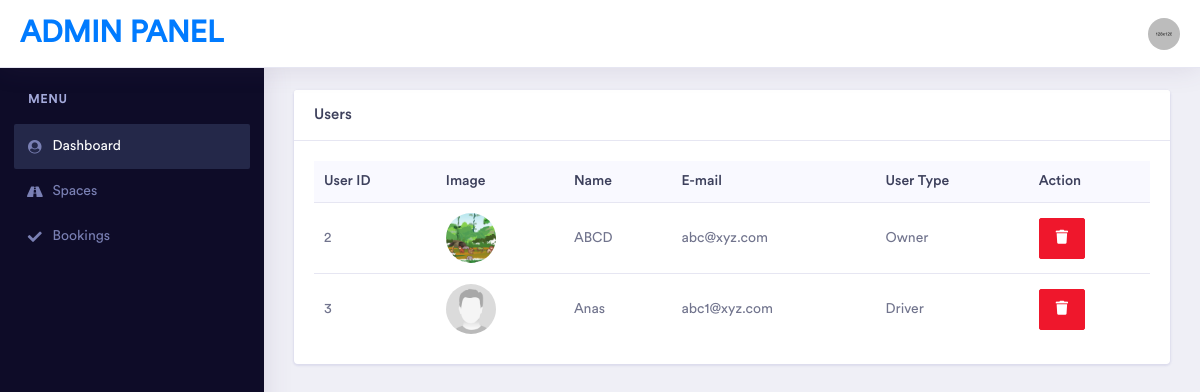
The page /admin/index.php (signed in) on the database its author committed.
### tables this page shows
CREATE TABLE `users` (
  `u_id` int NOT NULL,
  `name` varchar(255) DEFAULT NULL,
  `email` varchar(255) DEFAULT NULL,
  `password` varchar(255) DEFAULT NULL,
  `image` varchar(255) NOT NULL DEFAULT 'placeholder.jpg',
  `type` varchar(255) DEFAULT NULL
);

### admin/index.php (the view, shortened to what this page needs)
<?php
include('../db_conn.php');
$info = $show1 = '';
$sql1 = "SELECT * FROM `users`";
$result1 = mysqli_query($conn, $sql1);
$row1 = mysqli_fetch_assoc($result1);
if (!empty($row1)) {
    do {
        $show1 .= '<tr>
            <td class="text-start">' . $row1['u_id'] . '</td>
            <td class="text-start"><img src="../assets/uploads/' . $row1['image'] . '" style="height: 50px; width: 50px; object-fit: cover;" class="rounded-circle"></td>
            <td class="text-start">' . $row1['name'] . '</td>
            <td class="text-start">' . $row1['email'] . '</td>
            <td class="text-start">' . $row1['type'] . '</td>
            <td class="text-start"><a onclick="return confirm(\'do you really want to delete this user?\')" href="?delete=' . $row1['u_id'] . '" class="btn btn-danger"><i class="fa fa-trash"></i></a></td>
        </tr>';
    } while ($row1 = mysqli_fetch_assoc($result1));
} else {
    $show1 = '<div class="alert alert-danger">No users found!</div>';
}
?>
<!doctype html>
<html lang="en">
    <head>
        <link rel="stylesheet" href="assets/vendor/bootstrap/css/bootstrap.min.css">
        <link href="assets/vendor/fonts/circular-std/style.css" rel="stylesheet">
        <link rel="stylesheet" href="assets/libs/css/style.css">
        <link rel="stylesheet" href="assets/vendor/fonts/fontawesome/css/fontawesome-all.css">
        <link rel="stylesheet" href="assets/vendor/charts/chartist-bundle/chartist.css">
        <link rel="stylesheet" href="assets/vendor/charts/morris-bundle/morris.css">
        <link rel="stylesheet" href="assets/vendor/fonts/material-design-iconic-font/css/materialdesignicons.min.css">
        <link rel="stylesheet" href="assets/vendor/charts/c3charts/c3.css">
        <link rel="stylesheet" href="assets/vendor/fonts/flag-icon-css/flag-icon.min.css">
    </head>
    <body>
        <div class="dashboard-main-wrapper">
            <?php
            include('header.php');
            ?>
            <?php
            include('sidebar.php');
            ?>
            <div class="dashboard-wrapper">
                <div class="dashboard-ecommerce">
                    <div class="container-fluid dashboard-content ">
                        <div class="ecommerce-widget">
                            <div class="row">
                                <div class="col-12 mb-4">
                                    <div class="card">
                                        <h5 class="card-header d-flex justify-content-between align-items-center">Users
                                        </h5>
                                        <div class="card-body">
                                            <div class="table-responsive">
                                                <table class="table">
                                                    <thead class="bg-light">
                                                        <tr class="border-0">
                                                            <th class="border-0">User ID</th>
                                                            <th class="border-0">Image</th>
                                                            <th class="border-0">Name</th>
                                                            <th class="border-0">E-mail</th>
                                                            <th class="border-0">User Type</th>
                                                            <th class="border-0" colspan="1">Action</th>
                                                        </tr>
                                                    </thead>
                                                    <tbody>
                                                        <?php echo $show1; ?>
                                                    </tbody>
                                                </table>
                                            </div>
                                        </div>
                                    </div>
                                </div>
                            </div>
                        </div>
                    </div>
                </div>
            </div>
        </div>
    </body>
</html>

### rows shown on the page
users: u_id "2", image (picture), name "ABCD", email "abc@xyz.com", type "Owner"
users: u_id "3", image (placeholder picture), name "Anas", email "abc1@xyz.com", type "Driver"
